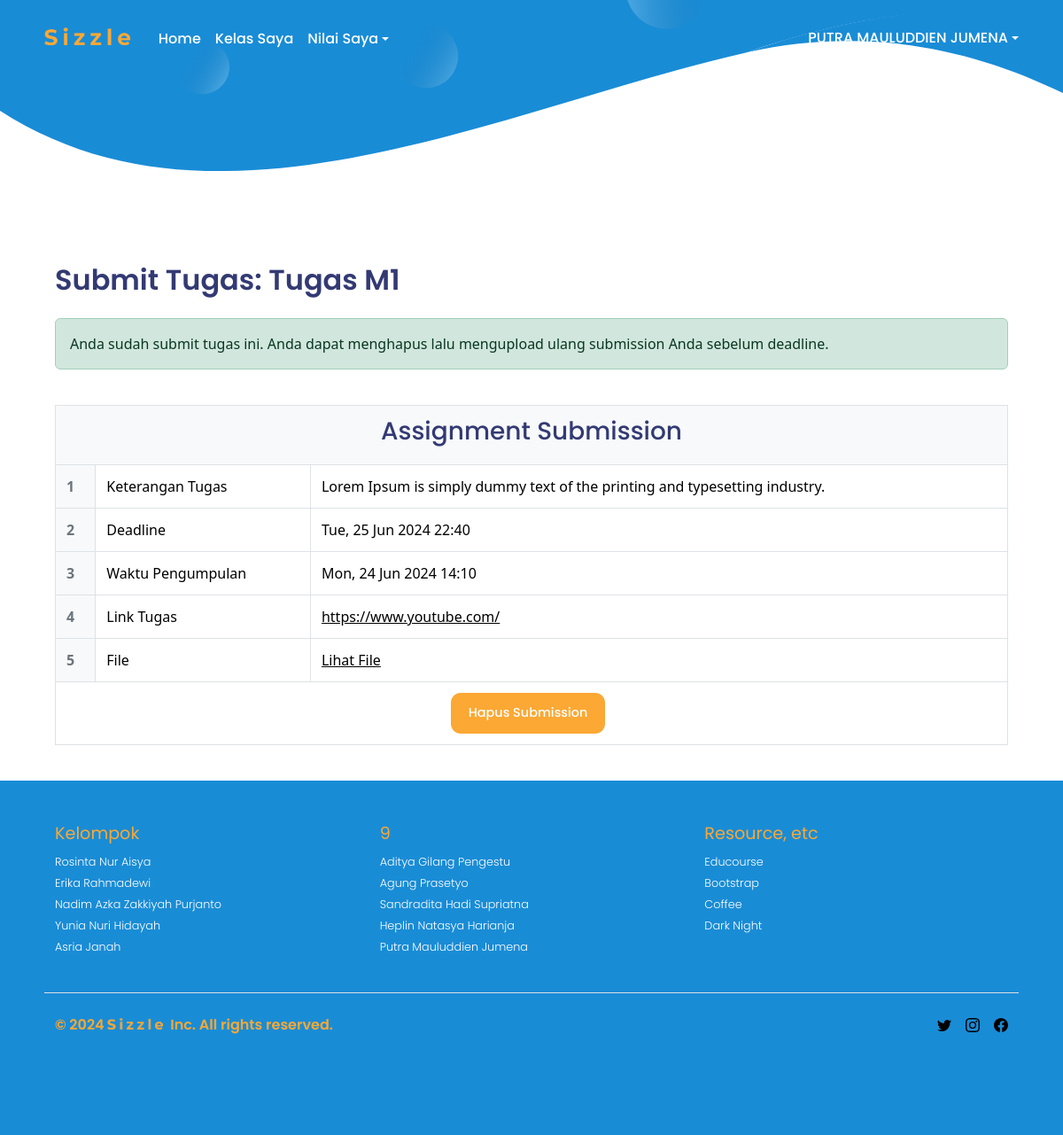
/submit_tugas/4/ (signed in), run on the app's committed database.
### app/models.py (models this page shows, shortened)
class Tugas(models.Model):
    pertemuan = models.ForeignKey(Pertemuan, related_name='tugas_set', on_delete=models.CASCADE)
    judul = models.CharField(max_length=100)
    deskripsi = models.TextField()
    deadline = models.DateTimeField()

class Submission(models.Model):
    user = models.ForeignKey(User, on_delete=models.CASCADE)
    tugas = models.ForeignKey(Tugas, related_name='submissions', on_delete=models.CASCADE)
    pertemuan = models.ForeignKey(Pertemuan, related_name='submissions', on_delete=models.CASCADE)
    link = models.URLField(blank=True, null=True)
    pdf = models.FileField(upload_to='submissions/', blank=True, null=True)
    submitted_at = models.DateTimeField(auto_now_add=True)

### app/views.py (the view)
# urls.py: path('submit_tugas/<int:tugas_id>/', views.submit_tugas, name='submit_tugas'),
@login_required
def submit_tugas(request, tugas_id):
    tugas = get_object_or_404(Tugas, id=tugas_id)
    pertemuan = tugas.pertemuan
    submission = Submission.objects.filter(user=request.user, tugas=tugas).first()
    if request.method == 'POST':
        form = SubmissionForm(request.POST, request.FILES, instance=submission)
        if form.is_valid():
            submission = form.save(commit=False)
            submission.user = request.user
            submission.tugas = tugas
            submission.pertemuan = pertemuan
            submission.save()
            return redirect('submit_tugas', tugas_id=tugas.id)
    else:
        form = SubmissionForm(instance=submission)
    return render(request, 'submit_tugas.html', {'form': form, 'tugas': tugas, 'submission': submission, 'pertemuan': pertemuan})

### templates/submit_tugas.html (shortened to what this page needs)
<!DOCTYPE html>
{% extends 'base_user.html' %}
{% load static %}
{% block body_block %}
<div class="container">
    <h2 class="font-1">Submit Tugas: {{ tugas.judul }}</h2>
    {% if submission %}
    <div class="alert alert-success mt-4 mb-4" role="alert">
        Anda sudah submit tugas ini. Anda dapat menghapus lalu mengupload ulang submission Anda sebelum deadline.
    </div>
    {% endif %}
    <div class="row">
        <div class="col-12">
            <table class="table table-bordered mt-3">
                <thead>
                    <tr>
                        <th colspan="3" class="text-center">
                            <h3 class="font-1">Assignment Submission</h3>
                        </th>
                    </tr>
                </thead>
                <tbody>
                    {% if submission %}
                    <tr>
                        <th scope="row">1</th>
                        <td>Keterangan Tugas</td>
                        <td>{{ tugas.deskripsi }}</td>
                    </tr>
                    <tr>
                        <th scope="row">2</th>
                        <td>Deadline</td>
                        <td>{{ tugas.deadline|date:"D, d M Y H:i" }}</td>
                    </tr>
                    <tr>
                        <th scope="row">3</th>
                        <td>Waktu Pengumpulan</td>
                        <td>{{ submission.submitted_at|date:"D, d M Y H:i" }}</td>
                    </tr>
                    <tr>
                        <th scope="row">4</th>
                        <td>Link Tugas</td>
                        <td>
                            {% if submission.link %}
                            <a href="{{ submission.link }}" class="text-body-emphasis">{{ submission.link }}</a>
                            {% else %}
                            <p class="text-muted">Belum diunggah</p>
                            {% endif %}
                        </td>
                    </tr>
                    <tr>
                        <th scope="row">5</th>
                        <td>File</td>
                        <td>
                            {% if submission.pdf %}
                            <a href="{{ submission.pdf.url }}" class="text-body-emphasis">Lihat File</a>
                            {% else %}
                            <p class="text-muted">Belum diunggah</p>
                            {% endif %}
                        </td>
                    </tr>
                    <tr>
                        <td colspan="3" class="text-center mt-3">
                            <a href="{% url 'delete_submission' submission.id %}" class="btn text-center">Hapus Submission</a>
                        </td>
                    </tr>
                    {% endif %}
                </tbody>
            </table>
        </div>
    </div>
</div>
{% endblock %}

### templates/base_user.html (shortened to what this page needs)
<!DOCTYPE html>
{% load static %}
<html lang="en">
<head>
    <link rel="stylesheet" href="https://cdn.jsdelivr.net/npm/bootstrap-icons@1.11.3/font/bootstrap-icons.min.css" />
    <link href="{% static 'css/bootstrap.min.css' %}" rel="stylesheet">
    <link href="{% static 'css/base.css' %}" rel="stylesheet">
    <link href="{% static 'css/custom.css' %}" rel="stylesheet">
</head>
<header class="mb-5 py-3 px-3">
    <nav class="navbar navbar-expand-lg">
        <div class="nav d-flex flex-wrap">
            <a href="{% url 'index' %}">
                <img src="{% static 'images/sizzle_text.png' %}" alt="Logo" class="me-4 mb-2" height="20">
            </a>
            <div class="collapse navbar-collapse" id="navbarsExample09">
                <ul class="navbar-nav me-auto mb-2 mb-lg-0">
                    <li class="nav-item">
                        <a class="nav-link" href="{% url 'index' %}">Home</a>
                    </li>
                    <li class="nav-item">
                        <a class="nav-link" href="{% url 'kelas_saya' %}">Kelas Saya</a>
                    </li>
                    <div class="dropdown-center">
                        <li class="nav-item dropdown">
                            <a class="nav-link d-flex align-items-center text-decoration-none dropdown-toggle"
                                href="{% url 'coming_soon' %}" data-bs-toggle="dropdown" aria-expanded="false">Nilai Saya</a>
                        </li>
                    </div>
                </ul>
                {% if user.is_authenticated %}
                <div class="dropdown-center mb-1">
                    <a href="#" class="d-flex align-items-center text-decoration-none dropdown-toggle"
                        data-bs-toggle="dropdown" aria-expanded="false">
                        {{ request.user.first_name|upper }} {{ request.user.last_name|upper }}
                    </a>
                </div>
                {% else %}
                <a href="{% url 'login' %}" class="btn">Masuk</a>
                <a href="{% url 'register' %}" class="btn">Daftar</a>
                {% endif %}
            </div>
        </div>
    </nav>
</header>
<main>
    <section class="head-banner">
        <img src="{% static 'images/head-banner.svg' %}" alt="">
    </section>
    <div class="content">
        {% block body_block %}{% endblock %}
    </div>
</main>
<br>
<div class="footer-container">
    <footer class="container py-5">
        <div class="row">
            <div class="col-4 col-md">
                <h5>Kelompok</h5>
                <ul class="list-unstyled text-small">
                    <li><a class="text-decoration-none" href="https://www.instagram.com/sya_isy/">Rosinta
                            Nur
                            Aisya</a></li>
                    <li><a class="text-decoration-none" href="https://www.instagram.com/erikaradw/">Erika
                            Rahmadewi</a></li>
                    <li><a class="text-decoration-none" href="https://www.instagram.com/nazkact/">Nadim
                            Azka
                            Zakkiyah Purjanto</a></li>
                    <li><a class="text-decoration-none" href="https://www.instagram.com/yunianuri_/">Yunia Nuri
                            Hidayah</a></li>
                    <li><a class="text-decoration-none" href="https://www.instagram.com/asria_janah/">Asria
                            Janah</a></li>
                </ul>
            </div>
            <div class="col-4 col-md">
                <h5>9</h5>
                <ul class="list-unstyled text-small">
                    <li><a class="text-decoration-none" href="https://www.instagram.com/_glng7/">Aditya
                            Gilang
                            Pengestu</a></li>
                    <li><a class="text-decoration-none" href="https://www.instagram.com/agungpraz31/">Agung
                            Prasetyo</a></li>
                    <li><a class="text-decoration-none" href="https://www.instagram.com/sandraahadid">Sandradita
                            Hadi Supriatna</a></li>
                    <li><a class="text-decoration-none" href="https://www.instagram.com/havyolo/">Heplin
                            Natasya
                            Harianja</a></li>
                    <li><a class="text-decoration-none" href="https://www.instagram.com/putramlddien/">Putra
                            Mauluddien Jumena</a></li>
                </ul>
            </div>
            <div class="col-4 col-md">
                <h5>Resource, etc</h5>
                <ul class="list-unstyled text-small">
                    <li><a class="text-decoration-none" href="https://educourse.id/">Educourse</a></li>
                    <li><a class="text-decoration-none" href="https://getbootstrap.com/">Bootstrap</a>
                    </li>
                    <li><a class="text-decoration-none" href="#">Coffee</a></li>
                    <li><a class="text-decoration-none" href="#">Dark Night</a></li>
                </ul>
            </div>
            <div class="d-flex flex-column flex-sm-row justify-content-between py-4 my-4 border-top">
                <p>&copy; 2024 <img src="{% static 'images/sizzle_text.png' %}" alt="Logo" class="me-1 mb-1"
                        height="13"> Inc. All
                    rights reserved.</p>
                <ul class="list-unstyled d-flex">
                    <li class="ms-3"><a class="link-body-emphasis" href="https://www.instagram.com/putramlddien/"></a></li>
                    <li class="ms-3"><a class="link-body-emphasis" href="https://www.instagram.com/putramlddien/"></a></li>
                    <li class="ms-3"><a class="link-body-emphasis" href="https://www.instagram.com/putramlddien/"></a></li>
                </ul>
            </div>
        </div>
    </footer>
</div>
</body>
</html>

### static/css/base.css (style rules this page uses)
:root { scroll-behavior: smooth; }
.container { max-width: 1100px; padding-top: 10em; }
.nav { max-width: 1100px; display: flex; justify-content: space-between; align-items: center; }
nav > div { width: 100%; padding-right: var(24px, 0.75rem); padding-left: var(24px, 0.75rem); margin-right: auto; margin-left: auto; }
nav > div > a { display: flex; justify-content: center; align-items: center; }
@media (min-width: 768px) { nav > div { max-width: 720px; } }
@media (min-width: 992px) { nav > div { max-width: 960px; } }
@media (min-width: 1200px) { nav > div { max-width: 1140px; } }
header { position: sticky; top: 0; z-index: 2; transition: background-color 0.3s ease; }
section.head-banner { width: 100%; position: absolute; top: 0; left: 0; right: 0; overflow: hidden; margin-top: -285px; z-index: -2; }
section.head-banner > img { width: 100%; height: 100%; position: relative; overflow: hidden; object-position: center; }
.nav-item > a { font-family: var(--Poppins); color: #ffffff; font-weight: 500; }
.navbar-nav .nav-link { border-bottom: 0.1rem solid transparent; }
.btn { background-color: #fba834; color: #ffffff; font-family: var(--Poppins); display: inline-block; padding: 0.75rem 1.2rem; font-size: 0.9rem; font-weight: 500; line-height: 1.5; text-align: center; text-decoration: none; white-space: nowrap; border-radius: 0.7rem; cursor: pointer; transition: background-color 0.3s ease, color 0.3s ease; border: none; margin-right: 0.5rem; }
.dropdown-center { display: flex; justify-content: center; }
.dropdown-center a { color: #ffffff; text-align: center; font-family: var(--Poppins); font-weight: 500; transition: background-color 0.2s ease, color 0.2s ease; }
.footer-container { background-color: #198cd6; font-family: var(--Poppins); color: #fba834; font-weight: 600; }
.list-unstyled.text-small a { color: #ffffff; font-family: var(--Poppins); font-weight: 300; font-size: 0.8em; }

### static/css/custom.css (style rules this page uses)
:root { --Poppins: 'Poppins', sans-serif; }
h2 { font-family: var(--Poppins); font-weight: 600; font-size: 2rem; color: #333A73; }
h5 { font-family: var(--Poppins); font-weight: 400; font-size: 1.2rem; color: #fba834; }
.font-1 { font-family: var(--Poppins); color: #333A73; }
.navbar-nav .nav-link { position: relative; }
.table { width: 100%; margin-bottom: 1rem; color: #212529; border-collapse: collapse; }
.table th, .table td { padding: 0.75rem; vertical-align: top; border-top: 1px solid #dee2e6; }
.table th { vertical-align: bottom; border-bottom: 2px solid #dee2e6; background-color: #f8f9fa; color: #6c757d; }
.table-bordered th, .table-bordered td { border: 1px solid #dee2e6; }

### data on the page
Tugas: judul "Tugas M1", deskripsi "Lorem Ipsum is simply dummy text of the printing and typesetting industry.", deadline "Tue, 25 Jun 2024 22:40"
Submission: submitted_at "Mon, 24 Jun 2024 14:10", link "https://www.youtube.com/"

### other printed values
{{ request.user.first_name|upper }} "PUTRA"
{{ request.user.last_name|upper }} "MAULUDDIEN JUMENA"
